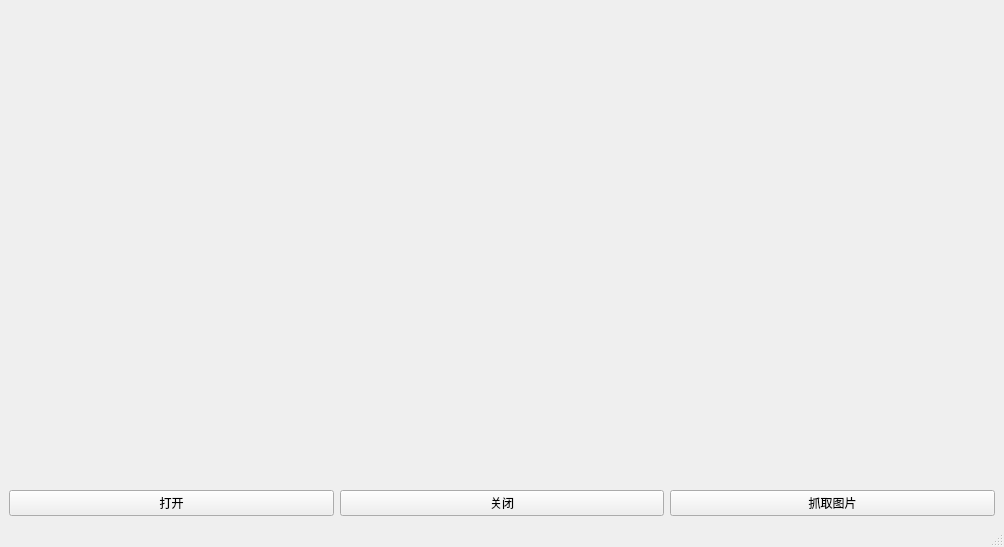
<?xml version="1.0" encoding="UTF-8"?>
<ui version="4.0">
 <class>MainWindow</class>
 <widget class="QMainWindow" name="MainWindow">
  <property name="geometry">
   <rect>
    <x>0</x>
    <y>0</y>
    <width>1004</width>
    <height>547</height>
   </rect>
  </property>
  <property name="windowTitle">
   <string>MainWindow</string>
  </property>
  <widget class="QWidget" name="centralwidget">
   <layout class="QVBoxLayout" name="verticalLayout">
    <item>
     <layout class="QHBoxLayout" name="horizontalLayout_2">
      <item>
       <widget class="CameraWidget" name="cameraWidget" native="true"/>
      </item>
      <item>
       <spacer name="verticalSpacer">
        <property name="orientation">
         <enum>Qt::Vertical</enum>
        </property>
        <property name="sizeType">
         <enum>QSizePolicy::Expanding</enum>
        </property>
        <property name="sizeHint" stdset="0">
         <size>
          <width>5</width>
          <height>40</height>
         </size>
        </property>
       </spacer>
      </item>
      <item>
       <widget class="QWidget" name="widget" native="true"/>
      </item>
     </layout>
    </item>
    <item>
     <layout class="QHBoxLayout" name="horizontalLayout">
      <item>
       <widget class="QPushButton" name="openCamera">
        <property name="text">
         <string>打开</string>
        </property>
       </widget>
      </item>
      <item>
       <widget class="QPushButton" name="closeCamera">
        <property name="text">
         <string>关闭</string>
        </property>
       </widget>
      </item>
      <item>
       <widget class="QPushButton" name="captureImage">
        <property name="text">
         <string>抓取图片</string>
        </property>
       </widget>
      </item>
     </layout>
    </item>
   </layout>
  </widget>
  <widget class="QMenuBar" name="menubar">
   <property name="geometry">
    <rect>
     <x>0</x>
     <y>0</y>
     <width>1004</width>
     <height>26</height>
    </rect>
   </property>
  </widget>
  <widget class="QStatusBar" name="statusbar"/>
 </widget>
 <customwidgets>
  <customwidget>
   <class>CameraWidget</class>
   <extends>QWidget</extends>
   <header>camerawidget.h</header>
   <container>1</container>
  </customwidget>
 </customwidgets>
 <resources/>
 <connections/>
</ui>
